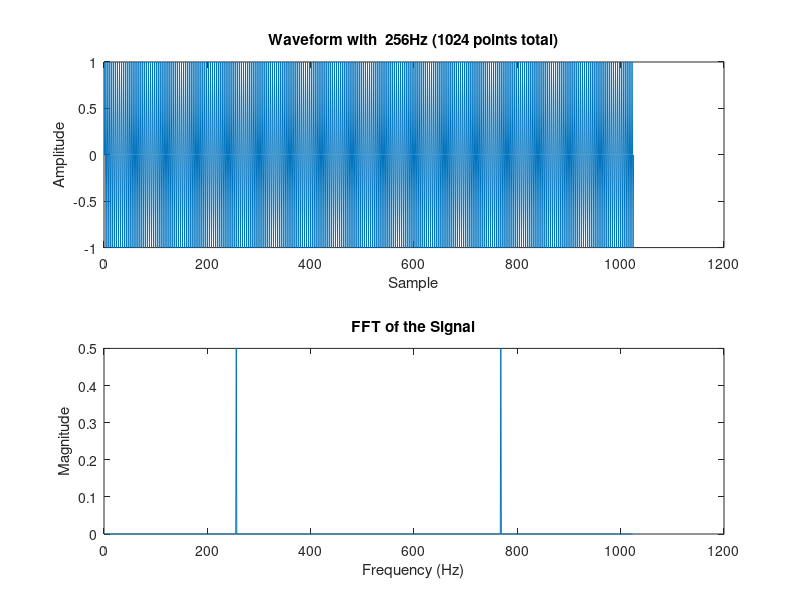

Reproduce this figure in MATLAB.
%{
  
  In this code, we start by defining the necessary parameters such as numPoints (total number of points), sampleFrequency (sample frequency in Hz), signalFrequency (signal frequency in Hz), and pointsPerCycle (number of points per cycle).

A signal is then generated using a sine wave with a frequency of signalFrequency. The time vector t is created using the linspace function, spanning the duration of the signal based on the numPoints and sampleFrequency.

Next, the FFT of the signal is computed using the fft function, yielding fftResult, which represents the complex-valued FFT coefficients. The magnitude spectrum is obtained by calculating the absolute values of fftResult, stored in fftMagnitude. This spectrum is then normalized by dividing it by numPoints to obtain fftMagnitudeNormalized.

The frequency axis is determined using the formula frequencyAxis = (0:numPoints-1) * sampleFrequency / numPoints, representing the frequency values corresponding to each FFT coefficient.

Finally, the code plots the waveform of the signal in the first subplot, and the FFT magnitude spectrum in the second subplot. Appropriate labels and titles are provided to enhance the interpretation of the plots.

By executing this code in MATLAB, you will visualize the waveform and the FFT magnitude spectrum of the generated signal with a frequency of 256 Hz.
%}


% Parameters
numPoints = 1024;            % Total number of points
sampleFrequency = 1024;      % Sample frequency in Hz
signalFrequency = 256;        % Signal frequency in Hz
pointsPerCycle = sampleFrequency / signalFrequency;  % Number of points per cycle

% Generate signal
t = linspace(0, numPoints/sampleFrequency, numPoints+1);  % Time vector
signal = sin(2*pi*signalFrequency*t);  % Generate signal (sine wave)

% Perform FFT
fftResult = fft(signal, numPoints);
fftMagnitude = abs(fftResult);
fftMagnitudeNormalized = fftMagnitude / numPoints;

% Frequency axis
frequencyAxis = (0:numPoints-1) * sampleFrequency / numPoints;


% Plot the waveform
subplot(2,1,1)
plot(signal)
xlabel('Sample')
ylabel('Amplitude')
title('Waveform with  256Hz (1024 points total)')
subplot(2,1,2)

% Plot the FFT magnitude
plot(frequencyAxis, fftMagnitudeNormalized)
xlabel('Frequency (Hz)')
ylabel('Magnitude')
title('FFT of the Signal')
